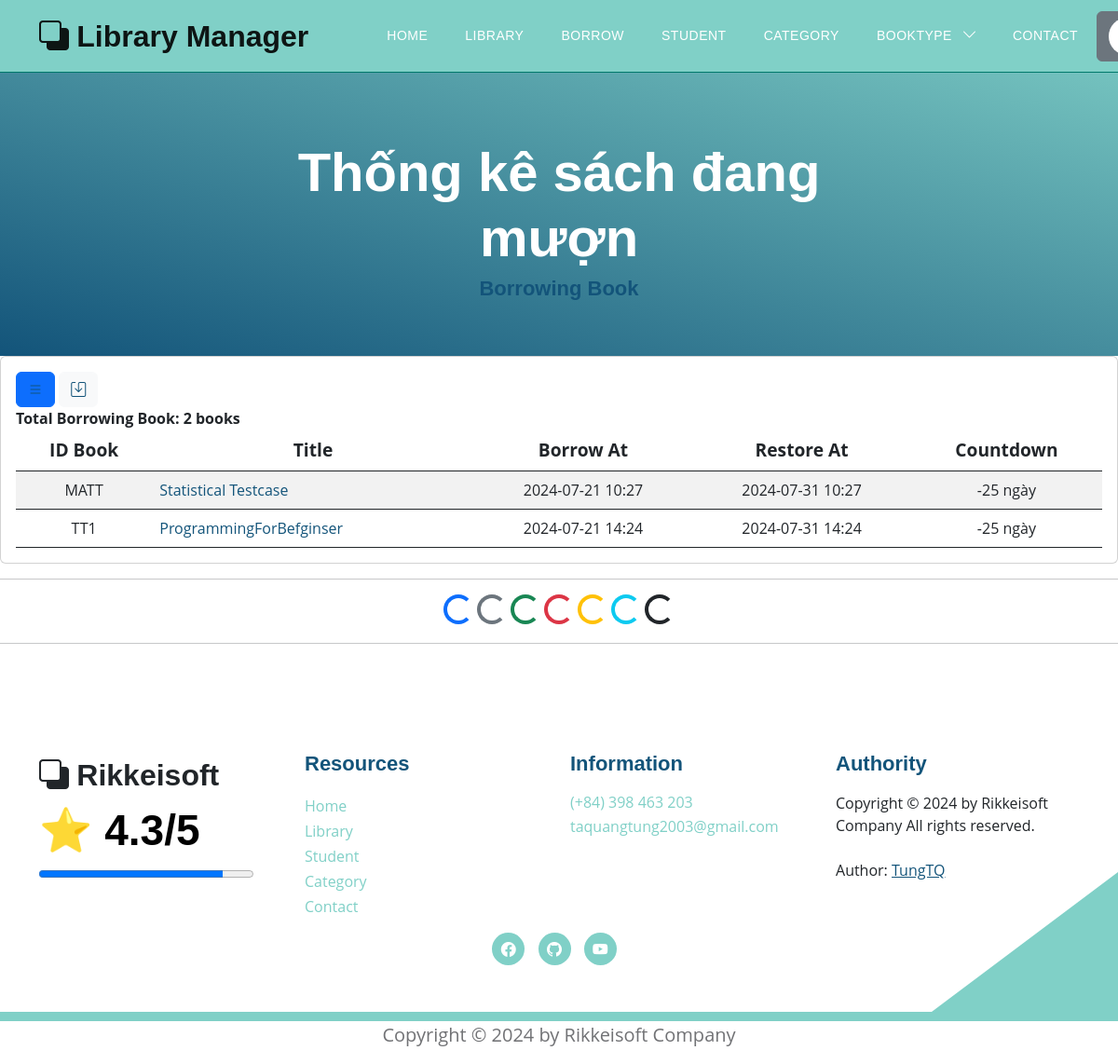
Screenshot of /books/all_borrowed_book (signed in) with the database file from the repository.
### models.py (models this page shows)
class BorrowBook(Base):
    __tablename__ = 'borrow'
    id = Column(Integer, primary_key=True, autoincrement=True)          # Khóa chính mới
    book_id = Column(String(30), ForeignKey('books.id_book'), nullable=False)
    username_id = Column(String(50), index=True)
    borrow_at = Column(DateTime, index=True)
    borrow_predict = Column(DateTime, index=True)
    borrow_actual = Column(DateTime, index=True)
    status = Column(Integer, index=True, default=0)
    book_borrow = relationship("Book", back_populates="borrows")

class Book(Base):
    __tablename__ = 'books'
    username_id = Column(String(30), ForeignKey('users.username'), nullable=False)
    id_book = Column(String(30), primary_key=True, unique=True, index=True)         # Số thứ tự sách
    title = Column(String(100), index=True)      # Tiêu đề sách
    author = Column(String(100), index=True)     # Tác giả
    year = Column(Integer)                  # Năm xuất bản
    quantity_amount = Column(Integer, index=True, default=0)
    category_id = Column(String(10), ForeignKey('category.category_id'), nullable=False)
    insert_at = Column(DateTime, index=True)
    insert_id = Column(String(30), index=True)
    update_at = Column(DateTime,index=True)
    update_id = Column(String(30), index=True)
    delete_at = Column(DateTime,index=True)
    delete_id = Column(String(30), index=True)
    delete_flag = Column(Integer, index=True)
    image_book = Column(String(100), index=True, nullable=True)         # Đường dẫn tới ảnh của sách
    pdf_book = Column(String(100), index=True, nullable=True)           # Đường dẫn tới file PDF của sách
    user = relationship("User", back_populates="books")
    category = relationship("Category", back_populates="category_books")
    borrows = relationship("BorrowBook", back_populates="book_borrow")
    borrowfinal = relationship("BorrowBookFinal", back_populates="book_borrow_final")
    comments = relationship("CommentBook", back_populates="book")

### routers/borrow.py (the view)
@router.get('/books/all_borrowed_book', response_class=HTMLResponse)
async def show_all_borrowed_book(request: Request, token: str = Cookie(None), db: Session = Depends(models.get_db)):
    mean_star = function.get_mean_star(db)
    all_category2 = db.query(models.Category).filter(models.Category.delete_flag != 1).all()
    if token:
        decodeJSON = jwt.decode(token, "secret", algorithms=["HS256"])
        username = decodeJSON["username"]
        user = function.get_user(db, username)
        if user.role != 2:
            borrowing_book = (db.query(models.BorrowBook, models.BorrowBook.book_id, models.Book.title,
                                    models.BorrowBook.borrow_at, models.BorrowBook.borrow_predict)
                            .join(models.Book, models.BorrowBook.book_id == models.Book.id_book)
                            .filter(models.BorrowBook.username_id == username, models.BorrowBook.status == 1)
                            .order_by(models.BorrowBook.book_id)
                            .all())
            current_time = datetime.datetime.now()
            total_borrowing_books = len(borrowing_book)
            return templates.TemplateResponse("books/book_borrowing.html", {"request": request,
                                                                    "borrowing_book": borrowing_book,
                                                                    "total_borrowing_books": total_borrowing_books,
                                                                    "current_time": current_time,
                                                                    "user": user,
                                                                    "mean_star": mean_star,
                                                                    "all_category2": all_category2})
        else:
            all_borrowed_books = db.query(models.BorrowBook).filter(models.BorrowBook.status == 1).order_by(models.BorrowBook.borrow_at).all()
            total_borrowed_books = len(all_borrowed_books)
            current_time = datetime.datetime.now()
            return templates.TemplateResponse("books/book_borrowing.html", {"request": request,
                                                                    "borrowed_book": all_borrowed_books,
                                                                    "total_borrowed_books": total_borrowed_books,
                                                                    "user": user,
                                                                    "current_time": current_time,
                                                                    "mean_star": mean_star,
                                                                    "all_category2": all_category2})
    else:
        return templates.TemplateResponse("errors/error_template.html", {"request": request,
                                                                  "mean_star": mean_star,
                                                                  "error": "Page Not Found"})

### templates/books/book_borrowing.html (shortened to what this page needs)
{% extends "base.html" %}
{% block content %}
<section class="hero-section d-flex justify-content-center align-items-center" id="section_1"
    style="padding-bottom: 50px;">
    <div class="container">
        <div class="row">
            <div class="col-lg-8 col-12 mx-auto">
                <h1 class="text-white text-center"> Thống kê sách đang mượn </h1>
                <h6 class="text-center"> Borrowing Book </h6>
            </div>
        </div>
    </div>
</section>
<div class="card card-table comman-shadow">
    <div class="card-body">
        <div class="table-responsive">
            <div id="DataTables_Table_0_wrapper" class="dataTables_wrapper no-footer">
                <div class="row">
                    <div class="container">
                        <div class="button-container">
                            <button class="btn btn-primary button">
                                <a href="/books/all_borrowed_book">
                                    <i class="bi bi-list"></i>
                                </a>
                            </button>
                            <button class="btn btn-light button">
                                <a href="/books/all_my_books">
                                    <i class="bi bi-save"></i>
                                </a>
                            </button>
                        </div>
                    </div>
                    <div class="col-md-6">
                        <div class="dataTables_length" id="DataTables_Table_0_length">
                            <label> <b> Total Borrowing Book:
                                {% if user.role != 2 %}
                                    {{total_borrowing_books}} books
                                {% else %}
                                    {{total_borrowed_books}} books
                                {% endif %}
                            </b>
                            </label>
                        </div>
                    </div>
                </div>
                <table
                    class="table border-0 star-student table-hover table-center mb-0 datatable table-striped dataTable no-footer"
                    id="DataTables_Table_0" aria-describedby="DataTables_Table_0_info">
                    <thead class="student-thread">
                        <tr style="text-align: center; font-size:larger;">
                            <th rowspan="1" colspan="1"
                                aria-label="ID: activate to sort column ascending">ID Book</th>
                            {% if user.role != 2 %}
                                <th rowspan="1" colspan="1"
                                    aria-label="Title: activate to sort column ascending">Title</th>
                                <th rowspan="1" colspan="1"
                                    aria-label="BorrowAt: activate to sort column ascending">Borrow At</th>
                                <th rowspan="1" colspan="1"
                                    aria-label="RestoreAt: activate to sort column ascending">Restore At</th>
                                <th rowspan="1" colspan="1"
                                    aria-label="LimitPeople: activate to sort column ascending">Countdown</th>
                            {% endif %}
                        </tr>
                    </thead>
                    <tbody>
                        <form action="">
                        {% if user.role != 2 %}
                            {% for book in borrowing_book %}
                                <tr class="{% if loop.index is even %} even {% else %}odd{% endif %}">
                                    <td style="text-align: center;">{{ book.book_id }}</td>
                                    <td> <a href="/books/detail_book?choice_book={{book.book_id}}">{{ book.title }}</a></td>
                                    <td style="text-align: center;">{{ book.borrow_at.strftime('%Y-%m-%d %H:%M') }}</td>
                                    <td style="text-align: center;">{{ book.borrow_predict.strftime('%Y-%m-%d %H:%M') }}</td>
                                    <td style="text-align: center;">
                                        {% set remaining_days = (book.BorrowBook.borrow_predict - current_time).days %}
                                            {{ remaining_days }} ngày
                                    </td>
                                </tr>
                            {% endfor %}
                        {% endif %}
                        </form>
                    </tbody>
                </table>
            </div>
        </div>
    </div>
</div>
<hr>
<div style="text-align: center;">
    <div class="spinner-border text-primary" role="status">
    </div>
    <div class="spinner-border text-secondary" role="status">
    </div>
    <div class="spinner-border text-success" role="status">
    </div>
    <div class="spinner-border text-danger" role="status">
    </div>
    <div class="spinner-border text-warning" role="status">
    </div>
    <div class="spinner-border text-info" role="status">
    </div>
    <div class="spinner-border text-dark" role="status">
    </div>
</div>
<hr>
{% endblock content %}

### static/css/templatemo-topic-listing.css (style rules this page uses)
:root { --white-color: #ffffff; --primary-color: #13547a; --secondary-color: #80d0c7; --section-bg-color: #f0f8ff; --custom-btn-bg-color: #80d0c7; --custom-btn-bg-hover-color: #13547a; --dark-color: #000000; --p-color: #717275; --border-color: #7fffd4; --link-hover-color: #13547a; --body-font-family: 'Open Sans', sans-serif; --title-font-family: 'Montserrat', sans-serif; --h1-font-size: 58px; --h2-font-size: 46px; --h3-font-size: 32px; --h4-font-size: 28px; --h5-font-size: 24px; --h6-font-size: 22px; --p-font-size: 20px; --menu-font-size: 14px; --btn-font-size: 18px; --copyright-font-size: 16px; --border-radius-large: 100px; --border-radius-medium: 20px; --border-radius-small: 10px; --font-weight-normal: 400; --font-weight-medium: 500; --font-weight-semibold: 600; --font-weight-bold: 700; }
body { background-color: var(--white-color); font-family: var(--body-font-family); }
h2, h3, h4, h5, h6 { color: var(--dark-color); }
h1, h2, h3, h4, h5, h6 { font-family: var(--title-font-family); font-weight: var(--font-weight-semibold); }
h1 { font-size: var(--h1-font-size); font-weight: var(--font-weight-bold); }
h6 { color: var(--primary-color); font-size: var(--h6-font-size); }
a, button { touch-action: manipulation; transition: all 0.3s; }
a { display: inline-block; color: var(--primary-color); text-decoration: none; }
b, strong { font-weight: var(--font-weight-bold); }
.hero-section { background-image: linear-gradient(15deg, #13547a 0%, #80d0c7 100%); position: relative; overflow: hidden; padding-top: 150px; padding-bottom: 150px; }

### rows the page displays
BorrowBook: book_id "MATT", title "Statistical Testcase", borrow_at "2024-07-21 10:27", borrow_predict "2024-07-31 10:27", remaining_days "-25"
BorrowBook: book_id "TT1", title "ProgrammingForBefginser", borrow_at "2024-07-21 14:24", borrow_predict "2024-07-31 14:24", remaining_days "-25"

### other values shown
{{ total_borrowing_books }} "2"
{{ mean_star }} "4.3"
